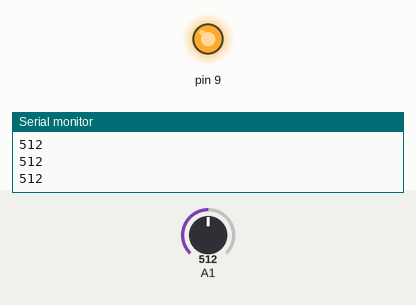
This sketch was run on a simulated Arduino Uno, built with avr-gcc and run on an emulated ATmega328P. On the bench: output pins drawn as LEDs (lit = HIGH), the last lines printed to the serial monitor. The inputs (shaded band) are chosen by the test bench; at power-on: A1 = 512.

Above: at 1.2 s.
1.3 s: A1 set to 1010
2.8 s: A1 set to 1023
At 4.2 s:
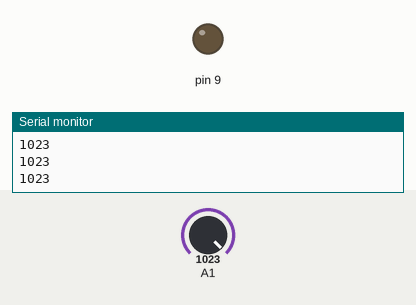
4.5 s: A1 set to 900
At 5.6 s:
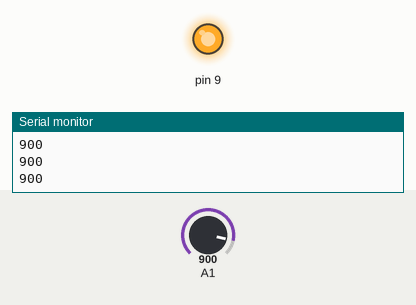
Timing chart, 0 to 7.5 s (numbered marks = the images above; inputs shaded):
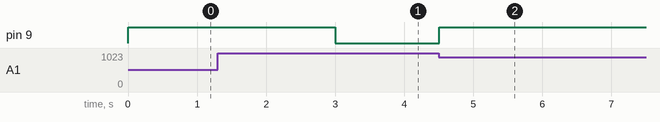

Measured:
- the behaviour switches between 1022 and 1023 on A1 (found by bisection; images 0 and 1)
- after the input at 2.8 s, pin 9: HIGH → LOW after 0.20 s
- after the input at 4.5 s, pin 9: LOW → HIGH at once

The sketch:

controling_a_motor_using_a_p_channel_mosfet.ino
```cpp
void setup()
{

 pinMode(9, OUTPUT);
 Serial.begin(9600);
}

void loop()
{
  Serial.println(analogRead(A1));
  if(analogRead(A1) == 1023)
  {
 digitalWrite(9, LOW);
  }
  else
  {
digitalWrite(9,HIGH);
  }
  delay(500);
}
```
